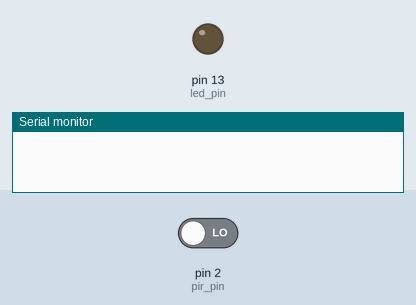
The sketch below on a simulated Arduino Uno, built with avr-gcc and run on an emulated ATmega328P. Shown: output pins drawn as LEDs (lit = HIGH), the last lines printed to the serial monitor. Inputs (shaded band) come from the test bench; at power-on: pin 2 (pir_pin) LOW.

Above: at 1.2 s.
1.3 s: pin 2 (pir_pin) driven HIGH
At 2.0 s:
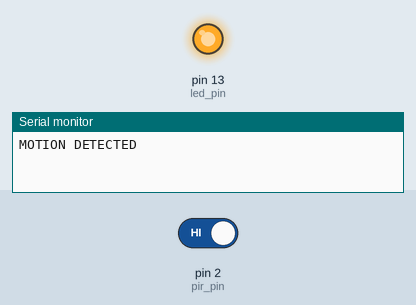
2.8 s: pin 2 (pir_pin) driven LOW
At 3.6 s:
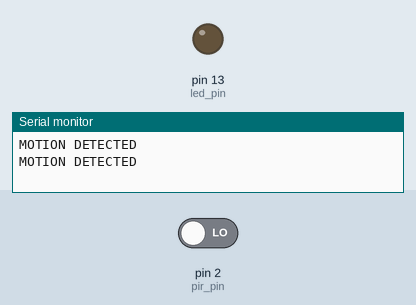
Timing chart, 0 to 5.8 s (numbered marks = the images above; inputs shaded):
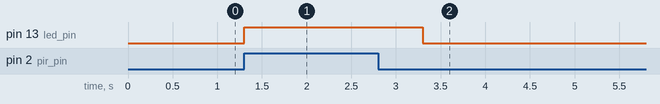

The sketch:

ArduinoPIR_Alarm.ino
```cpp
// test code for PIR sensor
// created by deba168
// dated 25th july 2014

int pir_pin = 2; // PIR pin
int led_pin = 13;   // LED pin
int val = 0;

void setup()
{
  pinMode(pir_pin, INPUT);
  pinMode(  led_pin, OUTPUT);
  Serial.begin(9600);
}

void loop()
{
  val = digitalRead(pir_pin);

  if (val == HIGH)
  {
    digitalWrite( led_pin, HIGH);
    Serial.println("MOTION DETECTED");
    delay(1000);
  }
  else
  {
    digitalWrite( led_pin,LOW);
  }
}
```

Measured:
- after the input at 1.3 s, pin 13 (led_pin): LOW → HIGH at once
- after the input at 2.8 s, pin 13 (led_pin): HIGH → LOW after 0.50 s
